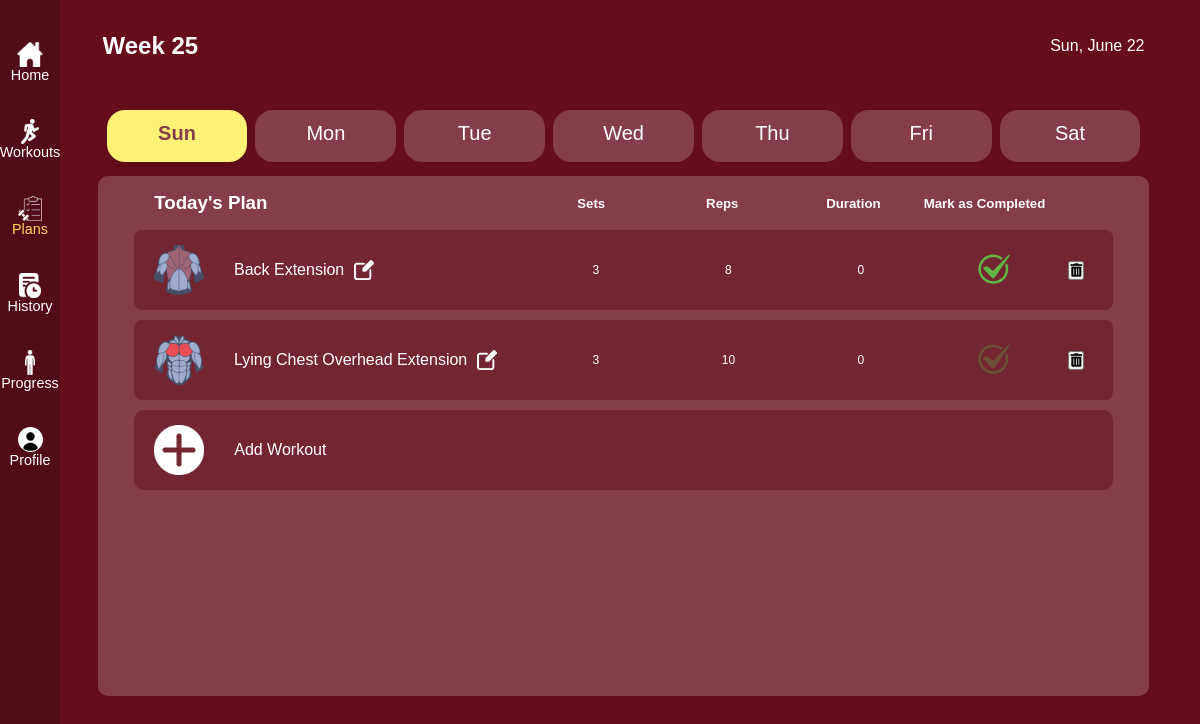
Page /plans.php?day=Sun (signed in) on the committed database.
### tables this page shows
CREATE TABLE `workout_plan` (
  `id` int(11) NOT NULL,
  `user_id` int(11) NOT NULL,
  `workout_day` varchar(20) NOT NULL,
  `exercise_name` varchar(100) NOT NULL,
  `sets` int(11) NOT NULL,
  `reps` int(11) NOT NULL DEFAULT 0,
  `duration` int(11) NOT NULL DEFAULT 0,
  `completed` tinyint(1) NOT NULL DEFAULT 0,
  `planned_date` date DEFAULT NULL
);

CREATE TABLE `workouts` (
  `id` int(11) NOT NULL,
  `name` varchar(255) NOT NULL,
  `image_url` varchar(255) DEFAULT NULL,
  `image_url2` varchar(255) DEFAULT NULL,
  `focus` varchar(35) NOT NULL,
  `equipment` varchar(255) DEFAULT NULL,
  `reps` varchar(25) NOT NULL DEFAULT '0',
  `duration` varchar(25) DEFAULT '0',
  `sets` varchar(25) DEFAULT NULL
);

### plans.php (the view, shortened to what this page needs)
<?php
include("database.php");
$user_id = $_SESSION['user_id'];
$currentDay = $_GET['day'] ?? date('D');
$stmt = $conn->prepare("
    SELECT wp.*, w.focus
    FROM workout_plan wp
    JOIN workouts w ON wp.exercise_name = w.name
    WHERE wp.user_id = ? AND wp.workout_day = ?
");
$stmt->bind_param("is", $user_id, $currentDay);
$stmt->execute();
$result = $stmt->get_result();
$workouts = [];
while ($row = $result->fetch_assoc()) {
    $workouts[] = $row;
}
$today = new DateTime();
$weekNumber = $today->format('W');
$dayName = $today->format('D');
$monthName = $today->format('F');
$dayOfMonth = $today->format('j');
$validDays = ['Sun', 'Mon', 'Tue', 'Wed', 'Thu', 'Fri', 'Sat'];
if (isset($_GET['day']) && in_array($_GET['day'], $validDays)) {
    $dayName = $_GET['day'];
    $today = new DateTime();
    if ($today->format('D') !== $dayName) {
        $today->modify('next ' . $dayName);
    }
    $monthName = $today->format('F');
    $dayOfMonth = $today->format('j');
}
include 'includes/header.php';
?>
<div id="plans">
    <section class="date-header">
        <h2>Week <?= $weekNumber ?></h2>
        <div class="date-plan"><?= $dayName ?>, <?= $monthName ?> <?= $dayOfMonth ?></div>
    </section>
    <div class="day-tabs">
        <button class="day-tab<?= $currentDay == 'Sun' ? ' selected' : '' ?>" onclick="changeDay('Sun')"><p>Sun</p></button>
        <button class="day-tab<?= $currentDay == 'Mon' ? ' selected' : '' ?>" onclick="changeDay('Mon')"><p>Mon</p></button>
        <button class="day-tab<?= $currentDay == 'Tue' ? ' selected' : '' ?>" onclick="changeDay('Tue')"><p>Tue</p></button>
        <button class="day-tab<?= $currentDay == 'Wed' ? ' selected' : '' ?>" onclick="changeDay('Wed')"><p>Wed</p></button>
        <button class="day-tab<?= $currentDay == 'Thu' ? ' selected' : '' ?>" onclick="changeDay('Thu')"><p>Thu</p></button>
        <button class="day-tab<?= $currentDay == 'Fri' ? ' selected' : '' ?>" onclick="changeDay('Fri')"><p>Fri</p></button>
        <button class="day-tab<?= $currentDay == 'Sat' ? ' selected' : '' ?>" onclick="changeDay('Sat')"><p>Sat</p></button>
    </div>
    <section id="workout-plan" >
        <div class="head">
            <h3>Today's Plan</h3>
            <div class="label">
                <h5>Sets</h5>
                <h5>Reps</h5>
                <h5>Duration</h5>
                <h5 id="comp">Mark as Completed</h5>
            </div>
        </div>
        <div class="workouts-plan">
            <?php foreach ($workouts as $workout): ?>
                <div class="workout"
                    data-id="<?= $workout['id'] ?>"
                    data-name="<?= $workout['exercise_name'] ?>"
                    data-sets="<?= $workout['sets'] ?>"
                    data-reps="<?= $workout['reps'] ?>"
                    data-duration="<?= $workout['duration'] ?>"
                >
                    <div class="name">
                        <img src="assets/images/<?= $workout['focus'] ?>-icon.png" alt="<?= $workout['exercise_name'] ?>">
                        <div class="with-edit">
                            <p><?= ucfirst($workout['exercise_name']) ?></p>
                            <img
                                src="assets/images/edit-icon.webp"
                                alt="Edit"
                                class="edit-button"
                                data-id="<?= $workout['id'] ?>"
                                data-sets="<?= $workout['sets'] ?>"
                                data-reps="<?= $workout['reps'] ?>"
                                data-duration="<?= $workout['duration'] ?>"
                                style="height: 20px; margin-left: 10px; cursor: pointer; filter: invert(100%);"
                            >
                        </div>
                    </div>
                    <div class="data">
                        <div class="sets"><?= $workout['sets'] ?></div>
                        <div class="reps"><?= $workout['reps'] ?></div>
                        <div class="duration"><?= $workout['duration'] ?></div>
                        <div class="done">
                            <form method="POST" action="plans.php">
                                <button type="submit" class="completed-button" style="background:none; border:none;">
                                    <?php if ($workout['completed']): ?>
                                        <img src="assets/images/check-icon.svg" alt="Completed" style="height: 40px;">
                                    <?php else: ?>
                                        <img src="assets/images/check-icon.svg" alt="Not Completed" style="height: 40px; opacity: 0.3;">
                                    <?php endif; ?>
                                </button>
                            </form>
                        </div>
                        <div class="delete">
                            <form method="POST" action="plans.php" onsubmit="return confirm('Are you sure you want to delete this workout?');">
                                <button type="submit" class="delete-button">
                                    <i class="fas fa-trash-alt"></i>
                                </button>
                            </form>
                        </div>
                    </div>
                </div>
            <?php endforeach; ?>
            <div class="add">
                <img src="assets/images/add-icon.webp" style="height: 50px; filter: invert(100%);" alt="Add Workout">
                <p>Add Workout</p>
            </div>
        </div>
    </section>
</div>
<?php include 'includes/footer.php'; ?>

### assets/styles/style.css (style rules this page uses)
* { margin: 0; padding: 0; box-sizing: border-box; font-family: "Poppins", sans-serif; }
body { width: 100vw; background-color: #650d1b; display: flex; flex-direction: column; color: white; }
#plans { width: 100%; display: flex; flex-direction: column; align-items: center; padding: 0 1% 0 3%; padding-bottom: 80px; }
.date-header { width: 100%; display: flex; justify-content: space-between; padding: 2rem; color: white; }
.date-plan { display: flex; align-items: center; }
.day-tabs { width: 100%; display: flex; justify-content: center; margin: 18px 0 24px 0; padding: 0 2rem; }
.day-tab { width: 100%; background: #843d49; color: #fff; border: none; border-radius: 18px; margin: 0 4px; padding: 0.75rem 1.5rem; font-size: 1.25rem; font-weight: 500; cursor: pointer; transition: background 0.2s, color 0.2s, box-shadow 0.2s; outline: none; }
.day-tab.selected { background: #fff176; color: #843d49; box-shadow: 0 2px 8px rgba(0,0,0,0.10); font-weight: bold; }
.day-tab p { padding-bottom: 5px; }
#workout-plan { width: 95%; height: 65vh; background-color: #843D49; border-radius: 10px; color: white; margin: -10px 2rem 0 2rem; padding: 1rem; }
#workout-plan .head { display: grid; grid-template-columns: 40% 60%; padding: 0 50px 1rem 40px; align-items: center; }
#workout-plan .label { display: grid; grid-template-columns: 1fr 1fr 1fr 1fr 0.25fr; place-items: center; font-weight: bold; align-items: flex-end; }
.workouts-plan { width: 100%; display: flex; flex-direction: column; gap: 10px; padding: 0 20px; max-height: 350px; overflow: auto; }
.workout { display: grid; grid-template-columns: 40% 60%; align-items: center; background-color: #742532; padding: 15px 20px; border-radius: 8px; }
.name { display: flex; align-items: center; gap: 30px; }
.with-edit { display: flex; align-items: center; }
.name img { width: auto; height: 50px; }
.data { display: grid; grid-template-columns: 1fr 1fr 1fr 1fr 0.25fr; place-items: center; }
.data form { display: flex; justify-content: center; align-items: center; margin-top: 0px; }
.sets, .reps, .duration { font-size: 0.75em; }
.completed-button img { width: 75%; }
.add { display: flex; justify-content: flex-start; align-items: center; background-color: #742532; color: white; border-radius: 10px; padding: 15px 20px; transition: background 0.2s, color 0.2s; gap: 30px; }

### rows in the picture
workout_plan: workouts.focus (picture), exercise_name "Back Extension", sets "3", reps "8", duration "0"
workout_plan: workouts.focus (picture), exercise_name "Lying Chest Overhead Extension", sets "3", reps "10", duration "0"

### other values in the picture
$dayName "Sun"
